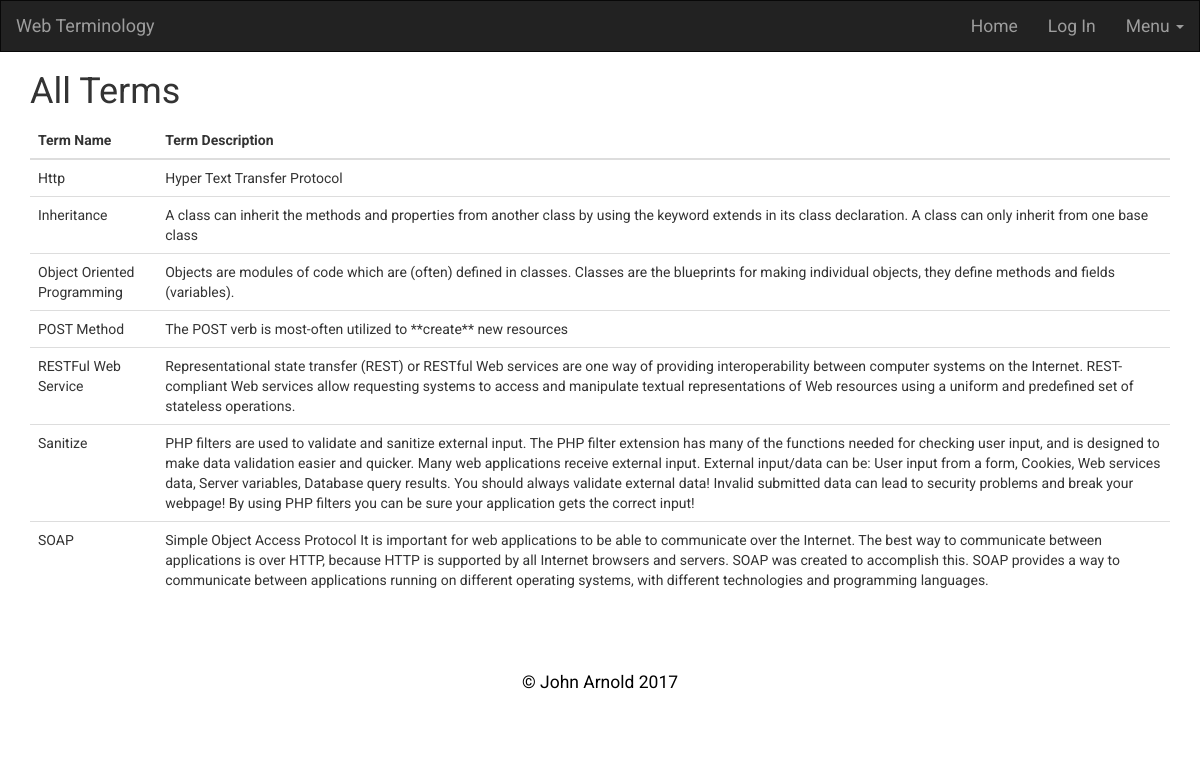
The app's page /select_terms.php with its own data.
### tables this page shows
CREATE TABLE `web_terms` (
  `id` int(11) NOT NULL,
  `term_name` varchar(50) DEFAULT NULL,
  `term_description` text
);

### select_terms.php (the view, shortened to what this page needs)
<?php
require ('header.php');
?>
<?php
require 'code/connect.php';
?>
<div class="container">
<h1>All Terms</h1>
<?php
$result = mysqli_query($dbc,"CALL select_terms_all_sp()");
?>
<table class="table">
	<thead>
		<tr>
			<th>Term Name</th>
			<th>Term Description</th>
		</tr>
	</thead>
	<tbody>
	<?php
		while($row = mysqli_fetch_array($result))
		{
			echo "<tr>";
	  		echo "<td>" . $row['term_name'] . "</td>";
	  		echo "<td>" . $row['term_description'] . "</td>";
	  		echo "</tr>";
	    };
	?>
	</tbody>
</table>
</div>
<?php
require ('footer.php');
?>

### header.php (shortened to what this page needs)
<!DOCTYPE html>
<html>
<head>
	<link rel="stylesheet" type="text/css" href="css/bootstrap.min.css" />
    <link rel="stylesheet" type="text/css" href="css/style.css" />
    <link rel="stylesheet" href="https://cdnjs.cloudflare.com/ajax/libs/font-awesome/4.7.0/css/font-awesome.min.css">
</head>
<body>
<nav class="navbar navbar-inverse">
      <div class="navbar-header">
        <a class="navbar-brand" href="index.php">Web Terminology</a>
      </div>
      <div class="collapse navbar-collapse" id="myCollapsingList">
        <ul class="nav navbar-nav navbar-right">
          <li><a data-toggle="collapse" data-target=".navbar-collapse" href="index.php">Home</a></li>
          <?php
          if(isset($_SESSION['loginusername']))
          {
            echo "<li><a data-toggle='collapse' data-target='.navbar-collapse'  href='logout.php'>Logout ";
            echo $_SESSION['loginusername'];
            echo"</a></li>";
          }
          else {
            echo "<li><a data-toggle='collapse' data-target='.navbar-collapse' href='login.php'>Log In</a></li>";
          };
          ?>
          <li class="dropdown">
            <a class="dropdown-toggle" data-toggle="dropdown" role="button" aria-haspopup="true" aria-expanded="false">Menu <span class="caret"></span></a>
          </li>
        </ul>
      </div>
    </nav>

### footer.php (shortened to what this page needs)
<footer class="col-12">
    <p>&copy; John Arnold 2017</p>
  </footer>
</body>
</html>

### css/style.css (style rules this page uses)
body { font-family: Roboto, Arial, Helvetica, sans-serif; -webkit-background-size: cover; -moz-background-size: cover; background-size: cover; -o-background-size: cover; }
h1 { font-family: comfortaa; font-family: Roboto; font-style: normal; font-weight: normal; font-variant: normal; -webkit-font-smoothing: antialiased; -moz-font-smoothing: antialiased; -ms-font-smoothing: antialiased; }
p { font-size: 1.25em; line-height: 1.6; color: #000; }
li { font-size: 1.25em; }
.navbar { margin-bottom: 0; padding-bottom: 0; border-radius: 0px; }
footer { background: #fff; background: rgba(255,255,255,0.9); text-align: center; }
footer p { margin: 0; padding: 50px 0; }
.collapse { display: none; }

### records on screen
web_terms: term_name "Http", term_description "Hyper Text Transfer Protocol"
web_terms: term_name "Inheritance", term_description "A class can inherit the methods and properties from another class by using the keyword extends in its class declaration. A class can only inherit from one base class"
web_terms: term_name "Object Oriented Programming", term_description "Objects are modules of code which are (often) defined in classes. Classes are the blueprints for making individual objects, they define methods and fields (variables)."
web_terms: term_name "POST Method", term_description "The POST verb is most-often utilized to **create** new resources"
web_terms: term_name "RESTFul Web Service", term_description "Representational state transfer (REST) or RESTful Web services are one way of providing interoperability between computer systems on the Internet. REST-compliant Web services allow requesting systems to access and manipulate textual representations of Web resources using a uniform and predefined set of stateless operations."
web_terms: term_name "Sanitize", term_description "PHP filters are used to validate and sanitize external input. The PHP filter extension has many of the functions needed for checking user input, and is designed to make data validation easier and quicker. Many web applications receive external input. External input/data can be: User input from a form, Cookies, Web services data, Server variables, Database query results. You should always validate external data! Invalid submitted data can lead to security problems and break your webpage! By using PHP filters you can be sure your application gets the correct input!"
web_terms: term_name "SOAP", term_description "Simple Object Access Protocol It is important for web applications to be able to communicate over the Internet. The best way to communicate between applications is over HTTP, because HTTP is supported by all Internet browsers and servers. SOAP was created to accomplish this. SOAP provides a way to communicate between applications running on different operating systems, with different technologies and programming languages."
